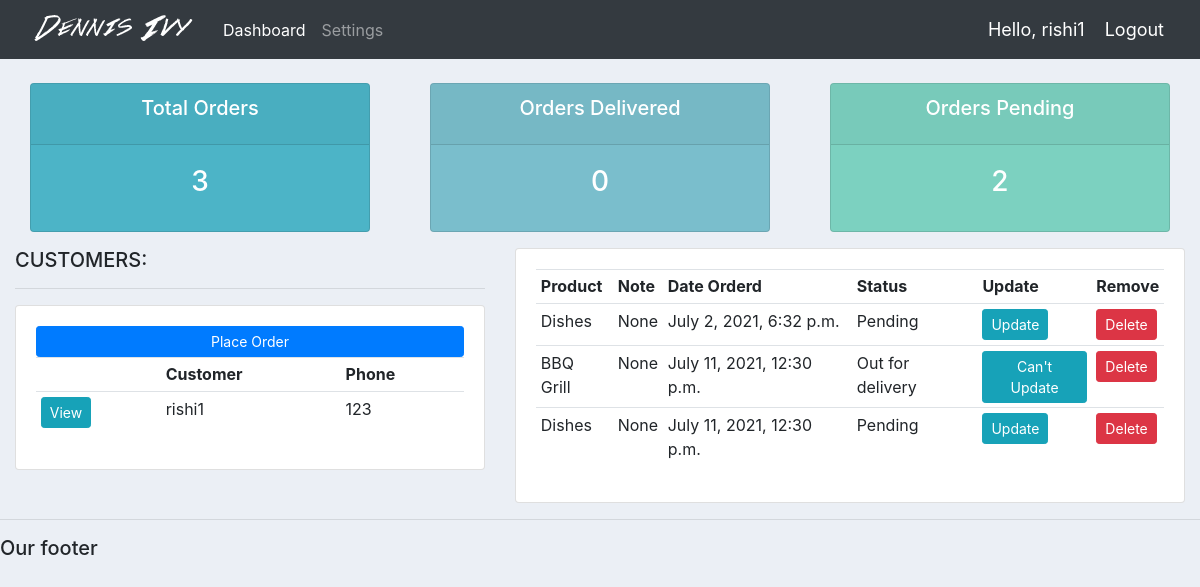
/user/ (signed in), run on an earlier commit of the app's database.
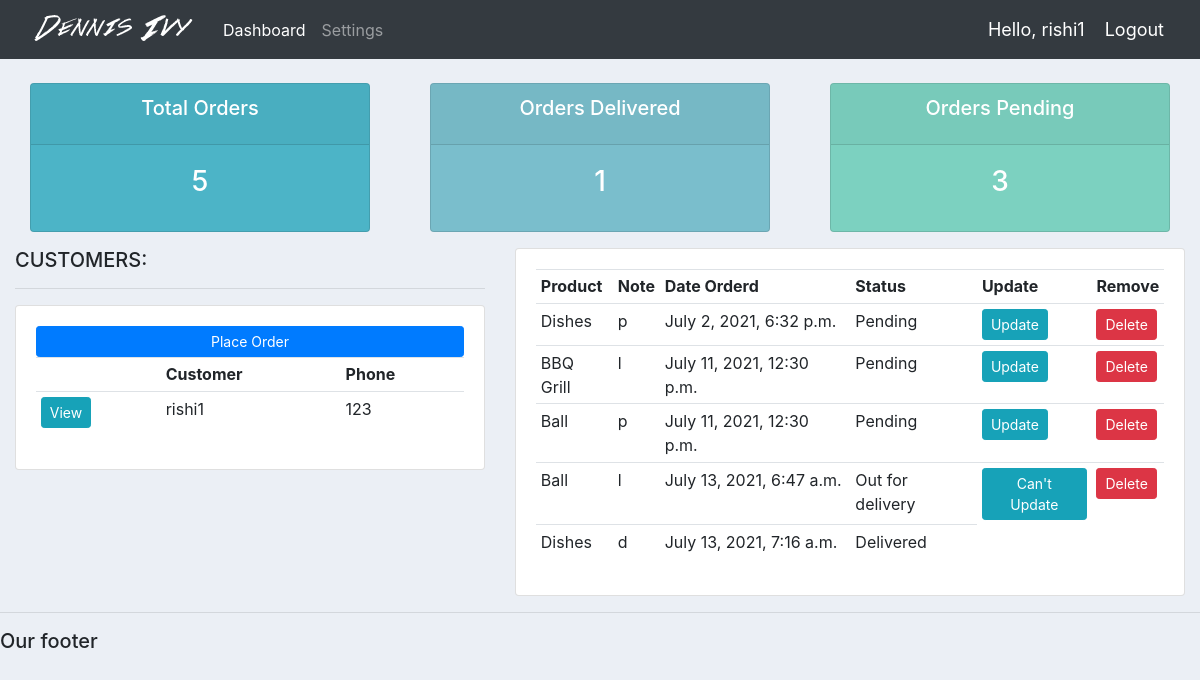
And on a later commit of the database.
### accounts/models.py (models this page shows, shortened)
class Customer(models.Model):
	user = models.OneToOneField(User, null=True, blank=True, on_delete=models.CASCADE)
	name = models.CharField(max_length=200, null=True)
	phone = models.CharField(max_length=200, null=True)
	email = models.CharField(max_length=200, null=True)
	profile_pic = models.ImageField(default="profile1.png", null=True, blank=True)
	date_created = models.DateTimeField(auto_now_add=True, null=True)

class Order(models.Model):
	STATUS = (
			('Pending', 'Pending'),
			('Out for delivery', 'Out for delivery'),
			('Delivered', 'Delivered'),
			)
	customer = models.ForeignKey(Customer, null=True, on_delete= models.SET_NULL)
	product = models.ForeignKey(Product, null=True, on_delete= models.SET_NULL)
	date_created = models.DateTimeField(auto_now_add=True, null=True)
	status = models.CharField(max_length=200,default='Pending' ,null=True, choices=STATUS)
	note = models.CharField(max_length=1000,blank=True, null=True)
	def __str__(self):
		return self.product.name

class Product(models.Model):
	CATEGORY = (
			('Indoor', 'Indoor'),
			('Out Door', 'Out Door'),
			)
	name = models.CharField(max_length=200, null=True)
	price = models.FloatField(null=True)
	category = models.CharField(max_length=200, null=True, choices=CATEGORY)
	description = models.CharField(max_length=200, null=True, blank=True)
	date_created = models.DateTimeField(auto_now_add=True, null=True)
	tags = models.ManyToManyField(Tag)
	def __str__(self):
		return self.name

### accounts/decorators.py (the view)
		def wrapper_func(request, *args, **kwargs):
			group = None
			if request.user.groups.exists():
				group = request.user.groups.all()[0].name
			if group in allowed_roles:
				return view_func(request, *args, **kwargs)
			else:
				return HttpResponse('You are not authorized to view this page')

### accounts/views.py (called while the page is built)
@login_required(login_url='login')
@allowed_users(allowed_roles=['customer'])
def userPage(request):
	orders = request.user.customer.order_set.all()
	customer = request.user.customer
	total_orders = orders.count()
	delivered = orders.filter(status='Delivered').count()
	pending = orders.filter(status='Pending').count()
	print('ORDERS:', orders)
	context = {'orders':orders, 'total_orders':total_orders,
	'delivered':delivered,'pending':pending,'customer':customer}
	return render(request, 'accounts/user.html', context)

### accounts/templates/accounts/user.html
{%  extends 'accounts/main.html' %}
{% block content %}
{%  include 'accounts/status.html' %}
<div class="row">
	<div class="col-md-5">
		<h5>CUSTOMERS:</h5>
		<hr>
		<div class="card card-body">
			<a class="btn btn-primary  btn-sm btn-block" href="{% url 'create_order' customer.id %}">Place Order</a>
			<table class="table table-sm">
				<tr>
					<th></th>
					<th>Customer</th>
					<th>Phone</th>
				</tr>
				<tr>
					<td><a class="btn btn-sm btn-info" href="{% url 'customer' customer.id %}">View</a></td>
					<td>{{customer.name}}</td>
					<td>{{customer.phone}}</td>
				</tr>
			</table>
		</div>
	</div>
	<div class="col-md">
		<div class="card card-body">
			<table class="table table-sm">
				<tr>
					<th>Product</th>
					<th>Note</th>
					<th>Date Orderd</th>
					<th>Status</th>
					<th>Update</th>
					<th>Remove</th>
				</tr>
				{% for order in orders %}
				<tr>
					<td>{{order.product}}</td>
					<td>{{order.note}}</td>
					<td>{{order.date_created}}</td>
					<td>{{order.status}}</td>
					{% if order.get_status_display == 'Pending' %}
					<td><a class="btn btn-sm btn-info" href="{% url 'update_order_user' order.id %}">Update</a></td>
					<td><a class="btn btn-sm btn-danger" href="{% url 'delete_order' order.id %}">Delete</a></td>
					{% elif order.get_status_display == 'Out for delivery' %}
					<td><a class="btn btn-sm btn-info" href="">Can't Update</a></td>
					<td><a class="btn btn-sm btn-danger" href="{% url 'delete_order' order.id %}">Delete</a></td>
					{% endif %}
				</tr>
				{% endfor %}
			</table>
		</div>
	</div>
</div>
{% endblock content %}

### accounts/templates/accounts/main.html (shortened to what this page needs)
{% load static %}
<!DOCTYPE html>
<html>
<head>
	<link rel="stylesheet" href="https://stackpath.bootstrapcdn.com/bootstrap/4.3.1/css/bootstrap.min.css">
	<link rel="stylesheet" type="text/css" href="{% static '/css/main.css' %}">
</head>
<body>
	{%  include 'accounts/navbar.html' %}
	<div class="container-fluid">
	{% block content %}
	{% endblock %}
    </div>
	<hr>
	<h5>Our footer</h5>
</body>
</html>

### accounts/templates/accounts/navbar.html (shortened to what this page needs)
{% load static %}
<nav class="navbar navbar-expand-lg navbar-dark bg-dark">
 <img src="{% static 'images/logo.png' %}">
  <div class="collapse navbar-collapse" id="navbarNav">
    <ul class="navbar-nav">
      {% if request.user.is_staff %}
      <li class="nav-item active">
        <a class="nav-link" href="{% url 'home' %}">Dashboard</a>
      </li>
      <li class="nav-item">
        <a class="nav-link" href="{% url 'products' %}">Products</a>
      </li>
      {% else %}
      <li class="nav-item active">
        <a class="nav-link" href="{% url 'home' %}">Dashboard</a>
      </li>
      <li class="nav-item">
        <a class="nav-link" href="{% url 'account' %}">Settings</a>
      </li>
      {% endif %}
    </ul>
  </div>
  <span class="hello-msg">Hello, {{request.user}}</span>
  <span ><a  class="hello-msg" href="{% url 'logout' %}">Logout</a></span>
</nav>

### accounts/templates/accounts/status.html
<br>
<div class="row">
	<div class="col">
		<div class="col-md">
			<div class="card text-center text-white  mb-3" id="total-orders">
			  	<div class="card-header">
			  		<h5 class="card-title">Total Orders</h5>
			  	</div>
			  	<div class="card-body">
			    	<h3 class="card-title">{{total_orders}}</h3>
			  	</div>
			</div>
		</div>
	</div>
	<div class="col">
		<div class="col-md">
			<div class="card text-center text-white  mb-3" id="orders-delivered">
			  	<div class="card-header">
			  		<h5 class="card-title">Orders Delivered</h5>
			  	</div>
			  	<div class="card-body">
			    	<h3 class="card-title">{{delivered}}</h3>
			  	</div>
			</div>
		</div>
	</div>
	<div class="col">
		<div class="col-md">
			<div class="card text-center text-white  mb-3" id="orders-pending">
			  	<div class="card-header">
			  		<h5 class="card-title">Orders Pending</h5>
			  	</div>
			  	<div class="card-body">
			    	<h3 class="card-title">{{pending}}</h3>
			  	</div>
			</div>
		</div>
	</div>
</div>

### static/css/main.css (style rules this page uses)
body { background-color: #ebeff5; }
#total-orders { background-color: #4cb4c7; }
#orders-delivered { background-color: #7abecc; }
#orders-pending { background-color: #7CD1C0; }

### accounts/templates/accounts/navbar.html (style rules this page uses)
.hello-msg { font-size: 18px; color: #fff; margin-right: 20px; }

What changed in the data, as far as the page shows it:
changed Order "July 2, 2021, 6:32 p.m.": note "None" → "p"
changed Order "BBQ Grill": note "None" → "l"; status "Out for delivery" → "Pending"; status "Can't Update" → "Update"
changed Order (number 3 of 5 on the later page): product "Dishes" → "Ball"; note "None" → "p"
added Order: product "Ball", note "l", date_created "July 13, 2021, 6:47 a.m.", status "Out for delivery", shows "Can't Update"
added Order: product "Dishes", note "d", date_created "July 13, 2021, 7:16 a.m.", status "Delivered"
Also different on the page:
{{ total_orders }}: "3" → "5"
{{ delivered }}: "0" → "1"
{{ pending }}: "2" → "3"
